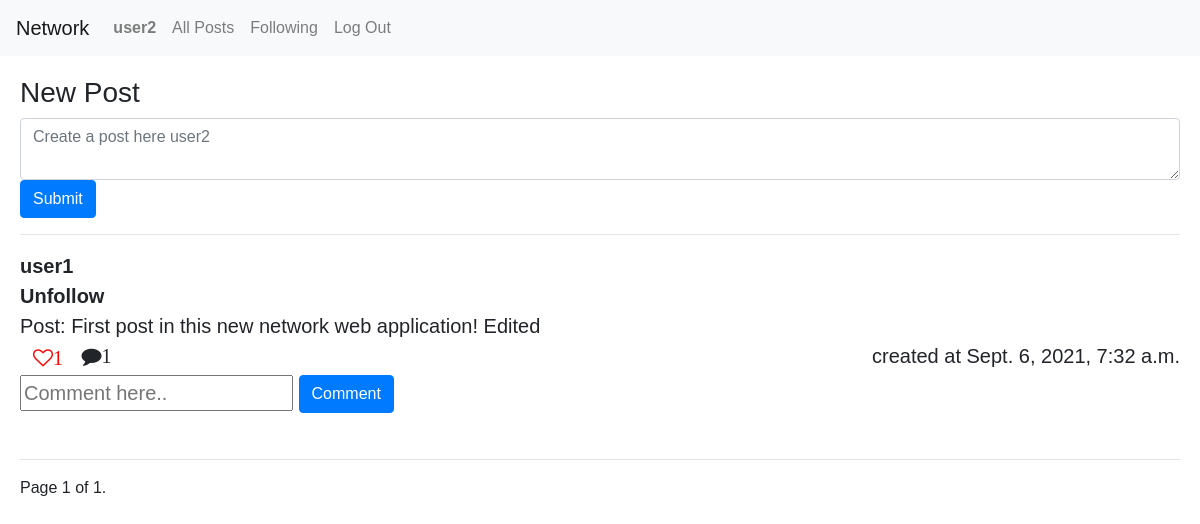
Screenshot of / (signed in) with the database file from the repository.
### network/models.py (models this page shows)
class User(AbstractUser):
    timestamp = models.DateTimeField(default=timezone.now)
    verified = models.BooleanField(default=False)
    image = models.ImageField(default='static/image/user-male.png')
    gender = models.CharField(max_length=1, choices=GENDERS, default = 'O')

class Post(models.Model):
    user = models.ForeignKey(User, on_delete=models.CASCADE, related_name="posts")
    body = models.CharField(max_length=400, default=None)
    timestamp_created = models.DateTimeField(default=timezone.now)
    timestamp_edited = models.DateTimeField(default=timezone.now)
    def serialize(self):
        likes = Likes.objects.filter(post=self)
        like = len(likes)
        users = set()
        comments = Comment.objects.filter(post=self)
        comm = len(comments)
        for x in likes:
            users.add(x.user)
        return {
            "id": self.id,
            "user": self.user,
            "body": self.body,
            "timestamp_created": self.timestamp_created,
            "timestamp_edited": self.timestamp_edited,
            "likes": like,
            "likers": users,
            "comments":comm,
            "followers": [x.user for x in Follow.objects.filter(follower=self.user)]
        }

### network/views.py (the view)
# urls.py: path("", views.index, name="index"),
@login_required
def index(request):
    return posts(request)

### network/views.py (called while the page is built)
@login_required
def posts(request):
    posts = Post.objects.all()
    posts = posts.order_by("-timestamp_created").all()
    posts = [post.serialize() for post in posts]
    paginator = Paginator(posts, 10)  # Show 10 posts per page.
    page_number = request.GET.get('page')
    page_obj = paginator.get_page(page_number)
    return render(request, 'network/index.html', {'page_obj': page_obj})

### network/templates/network/index.html (shortened to what this page needs)
{% extends "network/layout.html" %}
{% block body %}
        {% if user.is_authenticated %}
            <h3>New Post</h3>
            <form id="compose-form">
                <textarea class="form-control" id="compose-body" placeholder="Create a post here {{request.user.username}}"></textarea>
                <input type="submit" id="create_post" class="btn btn-primary"/>
            </form>
        {% endif %}
        <hr>
        {% for post in page_obj %}
            <div class="post">
                <form name="user_form_{{ post.user.id }}" method="GET" action="{% url 'user_view' post.user.id %}">
                    <div onclick="document.forms['user_form_{{ post.user.id }}'].submit()"> <b> {{post.user.username}}</b> </div>
                </form>
                {% if post.user != user %}
                    {% if user in post.followers %}
                        <form name="unfollow_form_{{ post.user.id }}" method="POST" action="{% url 'unfollow_view'  %}">
                            <div onclick="document.forms['unfollow_form_{{ post.user.id }}'].submit()"> <b> Unfollow</b> </div>
                        </form>
                    {% else %}
                        <form name="follow_form_{{ post.user.id }}" method="POST" action="{% url 'follow_view'  %}">
                            {% csrf_token %}
                            <input type="hidden" name="user_id" style="display:none;" value={{ post.user.id }}>
                            <div onclick="document.forms['follow_form_{{ post.user.id }}'].submit()"> <b> Follow</b> </div>
                        </form>
                    {% endif %}
                {% endif %}
                <form name="post_form_{{ post.id }}" method="GET" action="{% url 'put_post' post.id %}">
                    <div onclick="document.forms['post_form_{{ post.id }}'].submit()">Post: {{ post.body }}</div>
                </form>
                {% if post.timestamp_created.date == post.timestamp_edited.date %}
                    <div ><a style="float:right">created at {{ post.timestamp_created}}</a></div>
                {% else %}
                    <div ><a style="float:right">post edited {{ post.timestamp_edited}} </a></div>
                {% endif %}
                {% if user.is_authenticated %}
                <div>
                    {% if post.user != user  %}
                        {% if request.user not in post.likers %}
                            <i class="fa fa-heart-o btn btn-default" id="like_the_post" data-postid="{{ post.id }}" data-likes="{{ post.likes }}">{{ post.likes }}</i>
                        {% else %}
                            <i class="fa fa-heart-o btn btn-default"  id="delete-like" style="color:red" data-postid="{{ post.id }}" data-likes="{{ post.likes }}">{{ post.likes }}</i>
                        {% endif %}
                    {% else %}
                        <i class="fa fa-heart" data-postid="{{ post.id }}" data-likes="{{ post.likes }}">{{ post.likes }}</i>
                    {% endif %}
                    <i onclick="document.forms['post_form_{{ post.id }}'].submit()"><i class="fa fa-comment" id="comment" data-postid="{{ post.id }}">{{ post.comments }}</i></i>
                    <form method="post" action="{% url  'comment' post.id %}">
                        <input name="comment" placeholder="Comment here..">
                        <input class="btn btn-primary" type="submit" value="Comment">
                    </form>
                </div>
                {% endif %}
                <br>
                <hr>
        {% empty %}
                No posts to show
        {% endfor %}
            </div>
        <div class="pagination">
            <span class="step-links">
                <span class="current">
                    Page {{ page_obj.number }} of {{ page_obj.paginator.num_pages }}.
                </span>
            </span>
        </div>
{% endblock %}

### network/templates/network/layout.html (shortened to what this page needs)
{% load static %}
<!DOCTYPE html>
<html lang="en">
    <head>
        <link rel="stylesheet" href="https://stackpath.bootstrapcdn.com/bootstrap/4.4.1/css/bootstrap.min.css">
        <link href="{% static 'network/styles.css' %}" rel="stylesheet">
        <link rel="stylesheet" href="https://maxcdn.bootstrapcdn.com/font-awesome/4.2.0/css/font-awesome.min.css">
    </head>
    <body>
        <nav class="navbar navbar-expand-lg navbar-light bg-light">
            <a class="navbar-brand" href="{% url 'index' %}">Network</a>
            <div>
              <ul class="navbar-nav mr-auto">
                {% if user.is_authenticated %}
                    <li class="nav-item">
                        <a class="nav-link" href="{% url 'user_view' user.id%}"><strong>{{ user.username }}</strong></a>
                    </li>
                {% endif %}
                <li class="nav-item">
                  <a class="nav-link" href="{% url 'index' %}">All Posts</a>
                </li>
                {% if user.is_authenticated %}
                    <li class="nav-item">
                        <a class="nav-link" href="{% url 'follow_view' %}">Following</a>
                    </li>
                    <li class="nav-item">
                        <a class="nav-link" href="{% url 'logout' %}">Log Out</a>
                    </li>
                {% endif %}
              </ul>
            </div>
          </nav>
        <div class="body">
            {% block body %}
            {% endblock %}
        </div>
    </body>
</html>

### network/static/network/styles.css (style rules this page uses)
.post { font-family: sans-serif; display: inline; border-block: black; border-width: 250px; font-size: 20px; overflow:hidden; width: auto; }
.body { padding : 20px; }
body { background: white url("../images/background.png") no-repeat; font-family: 'Ubuntu', sans-serif; background-repeat: repeat-y; padding-bottom: 4rem; }

### rows the page displays
User: username "user2", user.username "Create a post here user2"
User: user.username "user1", body "First post in this new network web application! Edited", timestamp_created "Sept. 6, 2021, 7:32 a.m.", likes "1", comments "1"

### other values shown
{{ page_obj.number }} "1"
{{ page_obj.paginator.num_pages }} "1"
